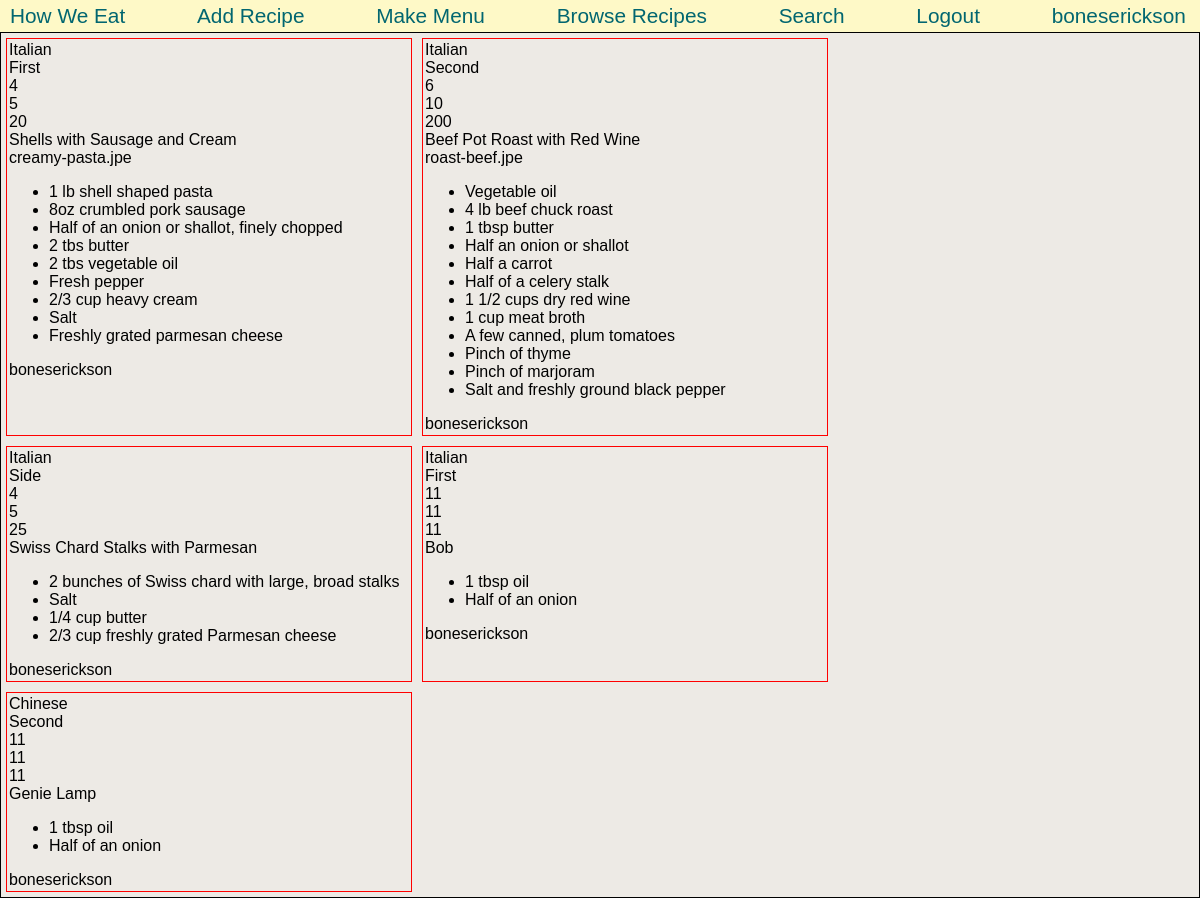
Page /profile/boneserickson (signed in) on the committed database.
### cooking/models.py (models this page shows)
class User(AbstractUser):
    pass

class RecipeItem(models.Model):
    name = models.CharField(max_length=100)
    image = models.ImageField(blank=True)
    prep_time = models.IntegerField()
    cook_time = models.IntegerField()
    servings = models.IntegerField()
    ingredients = models.TextField()
    directions = models.TextField()
    course = models.CharField(max_length=30)
    cuisine = models.CharField(max_length=30)
    creator = models.ForeignKey(User, on_delete=models.CASCADE)

### cooking/views.py (the view)
# urls.py: path('profile/<str:username>', views.profile, name="profile")
def profile(request, username):
    user = User.objects.get(username=username)
    recipe_items = RecipeItem.objects.filter(creator=user)
    for recipe_item in recipe_items:
        recipe_item.ingredients = markdown2.markdown(recipe_item.ingredients)
        recipe_item.directions = markdown2.markdown(recipe_item.directions)
    return render(request, "cooking/profile.html", {
        'recipe_items': recipe_items
    })

### cooking/templates/cooking/profile.html
{% extends "cooking/layout.html" %}
{% block body %}
<div class="recipe-container">
    {% for recipe_item in recipe_items %}
        <div class="recipe-box">
            <div>{{ recipe_item.cuisine }}</div>
            <div>{{ recipe_item.course }}</div>
            <div>{{ recipe_item.servings }}</div>
            <div>{{ recipe_item.prep_time }}</div>
            <div>{{ recipe_item.cook_time }}</div>
            <div>{{ recipe_item.name }}</div>
            <div>{{ recipe_item.image }}</div>
            <div>{{ recipe_item.ingredients|safe }}</div>
            <div>{{ recipe_item.creator }}</div>
        </div>
    {% endfor %}
    </div>
{% endblock %}

### cooking/templates/cooking/layout.html (shortened to what this page needs)
{% load static %}
<!DOCTYPE html>
<html lang="en">
    <head>
        <link href="{% static 'cooking/styles.css' %}" rel="stylesheet">
    </head>
    <body>
        <nav class="nav-bar">
            <ul class="nav-links">
                <a class="site-header" href="{% url 'index' %}">How We Eat</a>
                {% if user.is_authenticated %}
                <li class="nav-item"><a href="{% url 'add' %}">Add Recipe</a></li>
                <li class="nav-item"><a href="{% url 'menu' %}">Make Menu</a></li>
                {% endif %}
                <li class="nav-item"><a href="{% url 'browse' %}">Browse Recipes</a></li>
                <li class="nav-item"><a href="{% url 'search' %}">Search</a></li>
                {% if user.is_authenticated %}
                <li class="nav-item"><a href="{% url 'logout' %}">Logout</a></li>
                <li class="nav-item"><a href="{% url 'profile' request.user %}">{{ request.user }}</a></li>
                {% else %}
                <li class="nav-item"><a href="{% url 'register' %}">Register</a></li>
                <li class="nav-item"><a href="{% url 'login' %}">Login</a></li>
                {% endif %}
            </ul>
        </nav>
        <div class="body">
            {% block body %}
            {% endblock %}
        </div>
    </body>
</html>

### cooking/static/cooking/styles.css (style rules this page uses)
body { background-color: #EDEAE5; font-family: Arial, Helvetica, sans-serif; margin: 0; padding: 0; }
a { text-decoration: none; }
a:link, a:visited { color: #026670; }
.nav-bar { background-color: #FEF9C7; }
.nav-links { margin: 0 10px; padding: 0.2em 0.2em 0.2em 0; display: flex; justify-content: space-between; flex-wrap: wrap; font-size: 1.3em;; list-style: none; }
.nav-item { display: flex; padding-left: .4em; }
.recipe-container { display: flex; flex-wrap: wrap; border: 1px solid black; }
.recipe-box { width: 400px; border: 1px solid red; margin: 5px; padding: 2px; }

### rows in the picture
User: user "boneserickson"
RecipeItem: cuisine "Italian", course "First", servings "4", prep_time "5", cook_time "20", name "Shells with Sausage and Cream", image "creamy-pasta.jpe", ingredients "1 lb shell shaped pasta 8oz crumbled pork sausage Half of an onion or shallot, finely chopped 2 tbs butter 2 tbs vegetable oil Fresh pepper 2/3 cup heavy cream Salt Freshly grated parmesan cheese", creator "boneserickson"
RecipeItem: cuisine "Italian", course "Second", servings "6", prep_time "10", cook_time "200", name "Beef Pot Roast with Red Wine", image "roast-beef.jpe", ingredients "Vegetable oil 4 lb beef chuck roast 1 tbsp butter Half an onion or shallot Half a carrot Half of a celery stalk 1 1/2 cups dry red wine 1 cup meat broth A few canned, plum tomatoes Pinch of thyme Pinch of marjoram Salt and freshly ground black pepper", creator "boneserickson"
RecipeItem: cuisine "Italian", course "Side", servings "4", prep_time "5", cook_time "25", name "Swiss Chard Stalks with Parmesan", ingredients "2 bunches of Swiss chard with large, broad stalks Salt 1/4 cup butter 2/3 cup freshly grated Parmesan cheese", creator "boneserickson"
RecipeItem: cuisine "Italian", course "First", servings "11", prep_time "11", cook_time "11", name "Bob", ingredients "1 tbsp oil Half of an onion", creator "boneserickson"
RecipeItem: cuisine "Chinese", course "Second", servings "11", prep_time "11", cook_time "11", name "Genie Lamp", ingredients "1 tbsp oil Half of an onion", creator "boneserickson"
